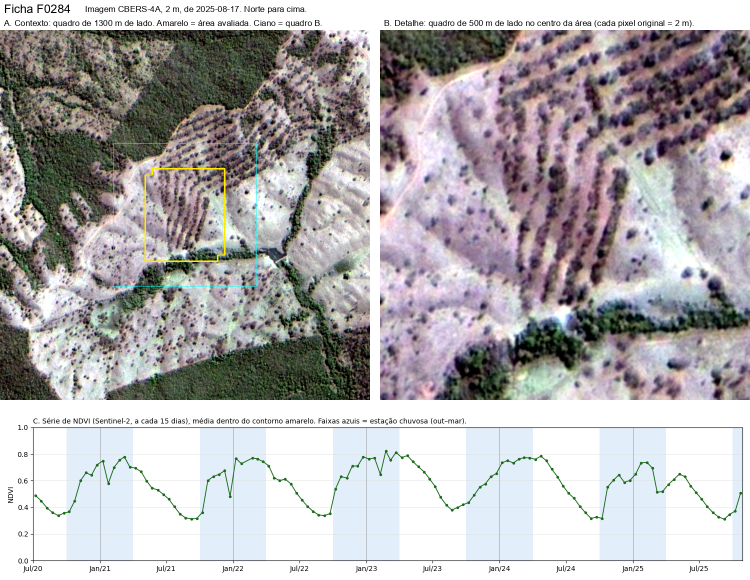
#> input picture testes-exploratorios/material/detector-de-renques/exemplo/F0284.png, 1500 x 1160 px, given as the content of the folder ../exemplo/F0284.png, which was not available (shown at 1/2 size)
$ python detector.py ../exemplo/F0284.png   (older library calls are emulated)
#> lines starting #> are read from the running program, lines starting #| are printed output that depends on the picture
"""Detector de renques de arvores (sistemas de integracao) em imagem CBERS-4A 2 m.

Como funciona
--------------
Um renque e uma faixa escura (copa de arvore) de 4 a 15 m de largura, repetida
a cada 10-60 m, com direcao bem definida, separada por faixas claras de pasto
ou lavoura.  O detector procura exatamente essa assinatura:

1. converte para cinza e remove a variacao de iluminacao (passa-alta);
2. em cada janela deslizante estima a direcao dominante do gradiente com o
   tensor de estrutura - essa e a normal dos renques;
3. projeta a janela nessa direcao (perfil 1D), tira a tendencia do perfil e
   mede o espectro 1D: pico estreito entre 10 e 60 m, amplitude (contraste
   copa x pasto), fracao de variancia explicada pela senoide e proeminencia
   do pico sobre o fundo espectral;
4. aplica um filtro de coerencia espacial: so sobrevive janela que tenha
   vizinhas com a mesma direcao e o mesmo espacamento (pasto com arvores
   soltas e ruido nao formam conjunto);
5. limiariza o mapa, fecha buracos, mantem regioes de no minimo 1 ha e
   funde regioes vizinhas de mesma orientacao e espacamento.

Pixels (0,0,0) sao "sem dado": sao preenchidos por inpainting e nao entram na
analise.
"""

import os
import sys

import cv2
import numpy as np

# ---------------------------------------------------------------- parametros
PERIODO_MIN_M = 10.0     # menor espacamento aceito (m)
PERIODO_MAX_M = 60.0     # maior espacamento aceito (m)
CICLOS_MIN = 4.6         # ciclos minimos dentro da janela para aceitar o periodo
R2_MIN = 0.28            # variancia minima explicada pela senoide
PROM_MIN = 1.35          # proeminencia minima do pico espectral
AREA_MIN_HA = 1.0        # area minima de uma regiao candidata
TH_SCORE = 4.6           # limiar do mapa de score (niveis de cinza)
JANELAS = (64, 128)      # tamanhos de janela em px (para px_m = 2 m)

_CACHE = {}


def _hann(n):
    k = ("h", n)
    if k not in _CACHE:
        _CACHE[k] = np.hanning(n).astype(np.float32)
    return _CACHE[k]


def _hpmat(n, sig):
    """Matriz (n x n) do passa-alta  p - gaussiana(p), com borda replicada."""
    key = ("hp", n, round(sig, 3))
    if key in _CACHE:
        return _CACHE[key]
    s = np.arange(-4 * n, 5 * n - 1)
    G = np.zeros((n, n), np.float32)
    idx = np.clip(s, 0, n - 1)
    for i in range(n):
        w = np.exp(-0.5 * ((i - s) / sig) ** 2)
        w /= w.sum()
        G[i] = np.bincount(idx, weights=w, minlength=n)[:n]
    H = (np.eye(n, dtype=np.float32) - G).astype(np.float32)
    _CACHE[key] = H
    return H


def _base_trig(n, f):
    k = ("t", n, f)
    if k not in _CACHE:
        ph = 2.0 * np.pi * f * np.arange(n) / n
        _CACHE[k] = (np.cos(ph).astype(np.float32), np.sin(ph).astype(np.float32))
    return _CACHE[k]


# ------------------------------------------------------------------ utilidades
def _cinza(img_rgb):
    """Cinza float32; pixels sem dado sao preenchidos por inpainting."""
    rgb = np.asarray(img_rgb)
    if rgb.ndim == 2:
        gray = rgb.astype(np.float32)
        valid = np.ones(gray.shape, bool)
    else:
        gray = cv2.cvtColor(rgb[..., :3], cv2.COLOR_RGB2GRAY).astype(np.float32)
        valid = rgb[..., :3].any(axis=2)
    if not valid.all():
        if valid.mean() < 0.02:
            return None, valid
        gray = cv2.inpaint(gray, (~valid).astype(np.uint8), 5, cv2.INPAINT_TELEA)
    return gray, valid


def _perfil(patch, ang, W):
    """Projeta o patch na direcao `ang` (media ao longo da direcao normal)."""
    M = cv2.getRotationMatrix2D((W / 2.0 - 0.5, W / 2.0 - 0.5), ang, 1.0)
    r = cv2.warpAffine(patch, M, (W, W), flags=cv2.INTER_LINEAR,
                       borderMode=cv2.BORDER_REPLICATE)
    return r.mean(axis=0)


def _feats(p, Tmin, Tmax, sig):
    """Features espectrais de um perfil 1D."""
    n = len(p)
    pd = _hpmat(n, sig) @ p.astype(np.float32)
    pd = pd - pd.mean()
    var = float(pd.var()) + 1e-9
    k0 = max(int(np.ceil(n / Tmax)), 3)
    k1 = min(int(np.floor(n / Tmin)), n // 2 - 2)
    if k1 <= k0:
        return None
    spec = np.abs(np.fft.rfft(pd * _hann(n))) / n
    ks = spec[k0:k1 + 1]
    k = k0 + int(np.argmax(ks))
    c, s = _base_trig(n, k)
    a = 2.0 / n * float(np.dot(pd, c))
    b = 2.0 / n * float(np.dot(pd, s))
    amp = float(np.hypot(a, b))
    r2 = (a * a + b * b) / 2.0 / var
    nb = 0.25 * float(spec[k - 2] + spec[k - 1] + spec[k + 1] + spec[k + 2])
    prom = float(spec[k] / (nb + 1e-9))
    return dict(amp=amp, r2=r2, prom=prom, T=float(n) / k, k=k)


def _score(d):
    """Score bruto (unidade ~ niveis de cinza); 0 quando nao ha padrao."""
    if d is None:
        return 0.0
    f_prom = np.clip((d["prom"] - PROM_MIN) / 1.5, 0.0, 1.0)
    f_r2 = np.clip((d["r2"] - R2_MIN) / 0.50, 0.0, 1.0)
    return float(d["amp"] * np.sqrt(max(d["r2"], 0.0)) * f_prom
                 * (0.45 + 0.55 * f_r2))


def _score01(raw):
    return float(1.0 - np.exp(-max(raw, 0.0) / 10.0))


# ------------------------------------------------------------------- varredura
def _varredura(gray, px_m, W, step):
    """Varre janelas W x W e devolve (deteccoes, passo, W)."""
    H, Wi = gray.shape
    if H < W or Wi < W:
        return None
    Tmin = max(PERIODO_MIN_M / px_m, 3.0)
    Tmax = min(PERIODO_MAX_M / px_m, W / CICLOS_MIN)
    if Tmax <= Tmin * 1.3:
        return None
    sig_prof = 0.14 * W

    a = gray - cv2.GaussianBlur(gray, (0, 0), 0.20 * W)
    gx = cv2.Sobel(a, cv2.CV_32F, 1, 0, ksize=3)
    gy = cv2.Sobel(a, cv2.CV_32F, 0, 1, ksize=3)
    S = 2 * (W // 16) + 1
    Jxx = cv2.boxFilter(gx * gx, -1, (S, S), normalize=True)
    Jyy = cv2.boxFilter(gy * gy, -1, (S, S), normalize=True)
    Jxy = cv2.boxFilter(gx * gy, -1, (S, S), normalize=True)

    ny = (H - W) // step + 1
    nx = (Wi - W) // step + 1
    grid = np.zeros((ny, nx), np.float32)
    gT = np.zeros((ny, nx), np.float32)
    gA = np.zeros((ny, nx), np.float32)
    half = W / 2.0
    dets = []
    for iy, y in enumerate(range(0, H - W + 1, step)):
        for ix, x in enumerate(range(0, Wi - W + 1, step)):
            jxx = float(Jxx[y:y + W, x:x + W].sum())
            jyy = float(Jyy[y:y + W, x:x + W].sum())
            jxy = float(Jxy[y:y + W, x:x + W].sum())
            if jxx + jyy <= 1e-6:
                continue
            th = 0.5 * np.degrees(np.arctan2(2.0 * jxy, jxx - jyy))
            d = _feats(_perfil(a[y:y + W, x:x + W], th, W), Tmin, Tmax, sig_prof)
            sc = _score(d)
            if sc <= 0.0:
                continue
            grid[iy, ix] = sc
            gT[iy, ix] = d["T"]
            gA[iy, ix] = th % 180.0
            dets.append([sc, d["T"], th % 180.0, x + half, y + half, W])

    # coerencia espacial: media geometrica entre a janela e a vizinhanca
    # compativel (mesma direcao, mesmo espacamento).  Pico isolado -> 0.
    if dets:
        acc = np.zeros_like(grid)
        wsum = np.zeros_like(grid)
        for dy in (-1, 0, 1):
            for dx in (-1, 0, 1):
                if dy == 0 and dx == 0:
                    continue
                s = np.roll(np.roll(grid, dy, 0), dx, 1)
                t = np.roll(np.roll(gT, dy, 0), dx, 1)
                a2 = np.roll(np.roll(gA, dy, 0), dx, 1)
                dang = np.abs(((a2 - gA + 90.0) % 180.0) - 90.0)
                dt = np.abs(t - gT) / np.maximum(gT, 1e-6)
                w = np.exp(-(dang / 14.0) ** 2) * np.exp(-(dt / 0.30) ** 2) * (s > 0)
                acc += s * w
                wsum += w
        viz = np.where(wsum > 0.6, acc / np.maximum(wsum, 1e-6), 0.0)
        grid = np.sqrt(np.maximum(grid, 0.0) * np.maximum(viz, 0.0))
        for d in dets:
            iy = int(round((d[4] - half) / step))
            ix = int(round((d[3] - half) / step))
            d[0] = float(grid[iy, ix])
    return dets, step, W


def _mapa(scan, shape):
    """Mapa de score na escala do pixel (maximo das janelas que cobrem o pixel)."""
    H, W = shape
    dets, step, Wb = scan
    if not dets:
        return np.zeros((H, W), np.float32)
    acc = np.zeros((H, W), np.float32)
    for sc, T, ang, cx, cy, w in dets:
        ix = int(round((cx - Wb / 2.0) / step))
        iy = int(round((cy - Wb / 2.0) / step))
        x0 = min(max(ix * step, 0), W - Wb)
        y0 = min(max(iy * step, 0), H - Wb)
        np.maximum(acc[y0:y0 + Wb, x0:x0 + Wb], sc, out=acc[y0:y0 + Wb, x0:x0 + Wb])
    return acc


# ------------------------------------------------------------------- regioes
def _ang_media(angs, pesos):
    a = np.radians(np.asarray(angs, float) * 2.0)
    w = np.asarray(pesos, float)
    s = float((np.sin(a) * w).sum())
    c = float((np.cos(a) * w).sum())
    return float(np.degrees(0.5 * np.arctan2(s, c)) % 180.0)


def _contorno(mask, x0, y0):
    cs, _ = cv2.findContours(mask.astype(np.uint8), cv2.RETR_EXTERNAL,
                             cv2.CHAIN_APPROX_SIMPLE)
    if not cs:
        return []
    c = max(cs, key=cv2.contourArea)
    per = cv2.arcLength(c, True)
    eps = 0.008 * per
    p = cv2.approxPolyDP(c, eps, True)
    while len(p) > 40:
        eps *= 1.35
        p = cv2.approxPolyDP(c, eps, True)
    return [(int(px + x0), int(py + y0)) for px, py in p.reshape(-1, 2)]


def _regioes(scans, gray_shape, px_m, step):
    """Limiariza o mapa, fecha buracos e vetoriza regioes >= 1 ha."""
    H, W = gray_shape
    smap = np.zeros(gray_shape, np.float32)
    for sc_ in scans:
        smap = np.maximum(smap, _mapa(sc_, gray_shape))
    if smap.max() < TH_SCORE:
        return []
    mask = (smap >= TH_SCORE).astype(np.uint8)
    core = (smap >= TH_SCORE * 1.18).astype(np.uint8)
    k = max(5, int(round(1.6 * step)) | 1)
    mask = cv2.morphologyEx(mask, cv2.MORPH_CLOSE, np.ones((k, k), np.uint8))
    mask = cv2.morphologyEx(mask, cv2.MORPH_OPEN, np.ones((5, 5), np.uint8))
    area_min = AREA_MIN_HA * 1e4 / (px_m * px_m)
    n, lab, stats, cents = cv2.connectedComponentsWithStats(mask, connectivity=8)
    todos = [d for sc_ in scans for d in sc_[0]]
    regs = []
    for i in range(1, n):
        x, y, bw, bh, area = stats[i]
        if area < area_min:
            continue
        sub = (lab == i)
        csub = sub[y:y + bh, x:x + bw]
        if float(core[y:y + bh, x:x + bw][csub].sum()) < area_min:
            continue
        smv = smap[y:y + bh, x:x + bw][csub]
        score = float(np.percentile(smv, 80))
        if score < TH_SCORE:
            continue
        vals, angs, Ts, wts = [], [], [], []
        for sc, T, ang, cx, cy, w in todos:
            ix, iy = int(cx), int(cy)
            if 0 <= iy < H and 0 <= ix < W and sub[iy, ix] and sc >= 0.7 * score:
                vals.append(sc)
                angs.append(ang)
                Ts.append(T)
                wts.append(sc)
        if len(vals) < 2:
            continue
        vals = np.asarray(vals)
        wts = np.asarray(wts)
        topo = vals >= np.percentile(vals, 60)
        T = float(np.average(np.asarray(Ts)[topo], weights=wts[topo]))
        ori = _ang_media(np.asarray(angs)[topo], wts[topo])
        cont = _contorno(csub, x, y)
        regs.append(dict(bbox_px=(int(x), int(y), int(x + bw), int(y + bh)),
                         area_ha=float(area) * px_m * px_m / 1e4,
                         score=_score01(score),
                         espacamento_m=T * px_m,
                         orientacao_graus=(-(ori + 90.0)) % 180.0,
                         contorno_px=cont,
                         _raw=score, _ori_img=ori, _T=T,
                         _cx=float(cents[i][0]), _cy=float(cents[i][1])))
    return regs


def _fundir(regs, px_m, dist_px=90.0):
    """Funde regioes vizinhas de mesma orientacao e espacamento parecido."""
    if len(regs) < 2:
        return regs
    pai = list(range(len(regs)))

    # [5 lines left out: function raiz, not called in this run]

    for i in range(len(regs)):
        for j in range(i + 1, len(regs)):
            a, b = regs[i], regs[j]
            dx = a["_cx"] - b["_cx"]
            dy = a["_cy"] - b["_cy"]
            ra = 0.5 * ((a["bbox_px"][2] - a["bbox_px"][0]) +
                        (a["bbox_px"][3] - a["bbox_px"][1]))
            rb = 0.5 * ((b["bbox_px"][2] - b["bbox_px"][0]) +
                        (b["bbox_px"][3] - b["bbox_px"][1]))
            if np.hypot(dx, dy) > dist_px + 0.5 * (ra + rb):
                continue
            da = abs(((a["_ori_img"] - b["_ori_img"] + 90) % 180) - 90)
            if da > 15.0:
                continue
            if max(a["_T"], b["_T"]) / max(min(a["_T"], b["_T"]), 1e-6) > 1.35:
                continue
            r1, r2 = raiz(i), raiz(j)
            if r1 != r2:
                pai[r2] = r1
    grupos = {}
    for i in range(len(regs)):
        grupos.setdefault(raiz(i), []).append(i)
    out = []
    for idxs in grupos.values():
        if len(idxs) == 1:
            out.append(regs[idxs[0]])
            continue
        g = [regs[i] for i in idxs]
        w = np.array([x["_raw"] for x in g], float)
        pts = np.array([p for x in g for p in x["contorno_px"]], np.int32)
        hull = cv2.convexHull(pts.reshape(-1, 1, 2))
        per = cv2.arcLength(hull, True)
        eps = 0.01 * per
        hp = cv2.approxPolyDP(hull, eps, True)
        while len(hp) > 40:
            eps *= 1.35
            hp = cv2.approxPolyDP(hull, eps, True)
        T = float(np.average([x["_T"] for x in g], weights=w))
        ori = _ang_media([x["_ori_img"] for x in g], w)
        raws = float(np.average([x["_raw"] for x in g], weights=w))
        x0 = min(x["bbox_px"][0] for x in g)
        y0 = min(x["bbox_px"][1] for x in g)
        x1 = max(x["bbox_px"][2] for x in g)
        y1 = max(x["bbox_px"][3] for x in g)
        out.append(dict(bbox_px=(int(x0), int(y0), int(x1), int(y1)),
                        area_ha=float(sum(x["area_ha"] for x in g)),
                        score=_score01(raws),
                        espacamento_m=T * px_m,
                        orientacao_graus=(-(ori + 90.0)) % 180.0,
                        contorno_px=[(int(px), int(py)) for px, py in hp.reshape(-1, 2)],
                        _raw=raws, _ori_img=ori, _T=T,
                        _cx=float(np.average([x["_cx"] for x in g], weights=w)),
                        _cy=float(np.average([x["_cy"] for x in g], weights=w))))
    return out


# ---------------------------------------------------------------------- API
def detectar(img_rgb, px_m=2.0):
    """Detecta regioes candidatas a renques de arvores.

    img_rgb : numpy uint8 HxWx3 (RGB).  Pixels (0,0,0) sao "sem dado".
    px_m    : tamanho do pixel em metros.

    Devolve dict com:
      'regioes'   : lista de dicts com 'bbox_px', 'area_ha', 'score',
                    'espacamento_m', 'orientacao_graus' e 'contorno_px'
      'score_max' : maior score entre as regioes (0 se nada foi achado)
    """
    gray, _ = _cinza(img_rgb)
    if gray is None:
        return dict(regioes=[], score_max=0.0)
    H, W = gray.shape
    escala = 2.0 / float(px_m)
    step = max(12, min(50, int(round(min(H, W) / 55.0))))
    scans = []
    for Wb in JANELAS:
        Ww = int(round(Wb * escala))
        Ww = min(max(Ww, 40), 192)
        if H < Ww or W < Ww:
            continue
        st = max(8, min(step, int(round(0.75 * Ww))))
        r = _varredura(gray, px_m, Ww, st)
        if r is not None and r[0]:
            scans.append(r)
    if not scans:
        return dict(regioes=[], score_max=0.0)

    regs = _regioes(scans, gray.shape, px_m, step)
    regs = _fundir(regs, px_m, dist_px=60.0 * escala)
    regs.sort(key=lambda r: -r["_raw"])
    for r in regs:
        for k in ("_raw", "_ori_img", "_T", "_cx", "_cy"):
            r.pop(k, None)
    smax = float(max((r["score"] for r in regs), default=0.0))
    return dict(regioes=regs, score_max=smax)


# ---------------------------------------------------------------------- CLI
def _tabela(pasta, salvar=False):
#> called with pasta = '../exemplo/F0284.png', salvar = False
    nomes = sorted(f for f in os.listdir(pasta) if f.lower().endswith(".png"))
    linhas = []
    pos = neg = npos = nneg = 0
    outdir = os.path.join(pasta, "..", "saida")
    if salvar:
        os.makedirs(outdir, exist_ok=True)
    for nome in nomes:
        bgr = cv2.imread(os.path.join(pasta, nome), cv2.IMREAD_COLOR)
#> bgr is the input picture: shape (1160, 1500, 3); mean B, G, R 175.8, 174.4, 177.2
        if bgr is None:
            continue
        rgb = cv2.cvtColor(bgr, cv2.COLOR_BGR2RGB)
        res = detectar(rgb, 2.0)
#> in _cinza, `gray = cv2.cvtColor(rgb[..., :3], cv2.COLOR_RGB2GRAY).astype(np.float32)`:
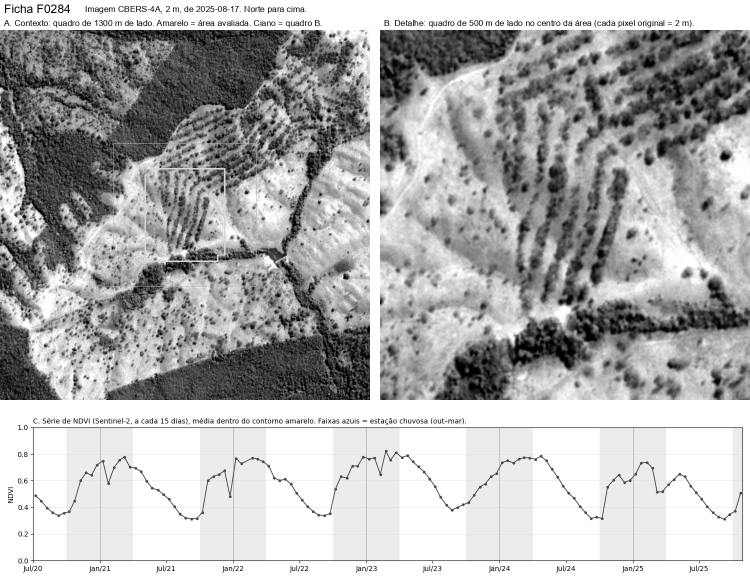
#> gray: shape (1160, 1500) float32 (shown at 1/2 size); min 0, max 255, mean 175.4
#> in _cinza, `valid = rgb[..., :3].any(axis=2)`:
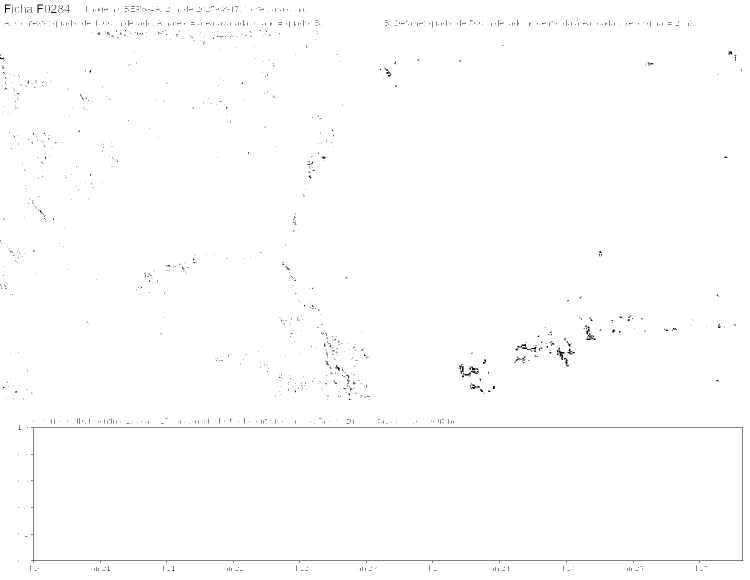
#> valid: shape (1160, 1500) bool (shown at 1/2 size); 99.5% white; black in thin lines or dots
#> the loop in detectar, `for Wb in JANELAS:` made 2 passes
#> pass 1, in _varredura, `a = gray - cv2.GaussianBlur(gray, (0, 0), 0.20 * W)`:
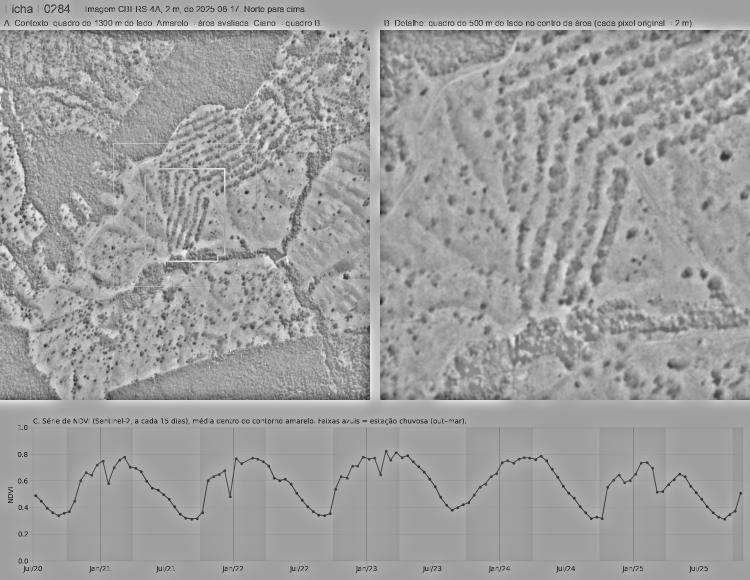
#> a: shape (1160, 1500) float32 (shown at 1/2 size); min -243.1, max 145.9, mean 0; drawn with min black and max white
#> pass 1, in _varredura, `gx = cv2.Sobel(a, cv2.CV_32F, 1, 0, ksize=3)`:
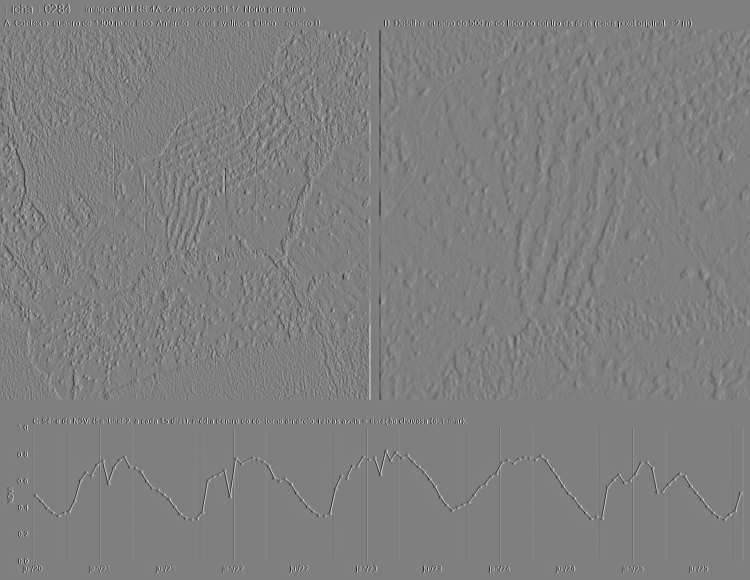
#> gx: shape (1160, 1500) float32 (shown at 1/2 size); min -1009, max 1007.3, mean 0; drawn with min black and max white
#> pass 1, in _varredura, `gy = cv2.Sobel(a, cv2.CV_32F, 0, 1, ksize=3)`:
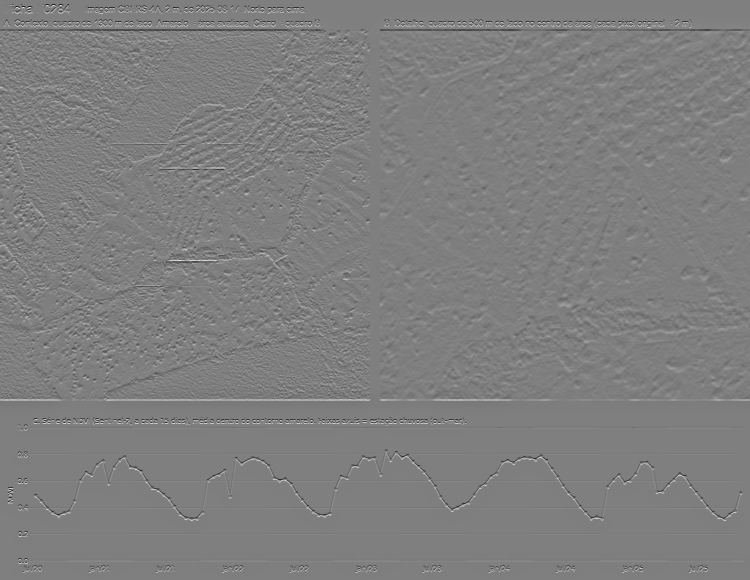
#> gy: shape (1160, 1500) float32 (shown at 1/2 size); min -1013.1, max 1018.3, mean 0; drawn with min black and max white
#> pass 1, in _varredura, `Jxx = cv2.boxFilter(gx * gx, -1, (S, S), normalize=True)`:
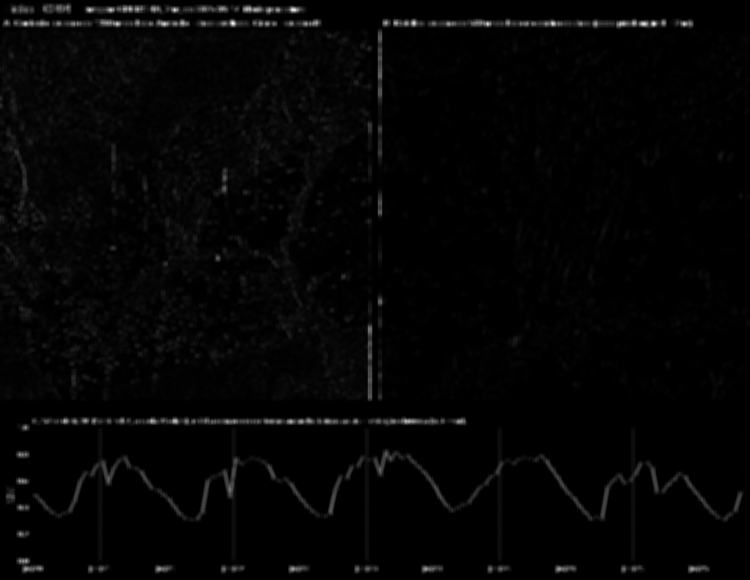
#> Jxx: shape (1160, 1500) float32 (shown at 1/2 size); min -2.87e-12, max 488596, mean 9295; drawn with min black and max white
#> the loop in _regioes, `for sc_ in scans:` made 2 passes
#> pass 1, in _regioes, `smap = np.maximum(smap, _mapa(sc_, gray_shape))`:
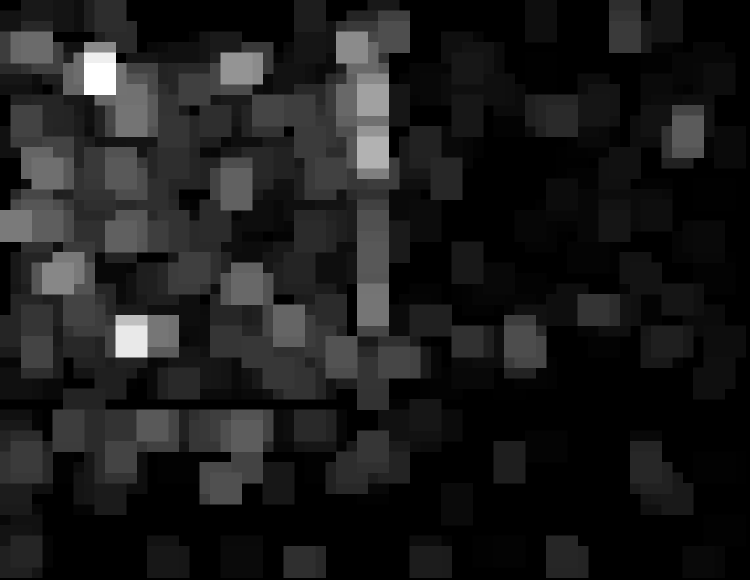
#> smap: shape (1160, 1500) float32 (shown at 1/2 size); min 0, max 1.48, mean 0.166; drawn with min black and max white
#> (the rest of the program and of its run is left out)
